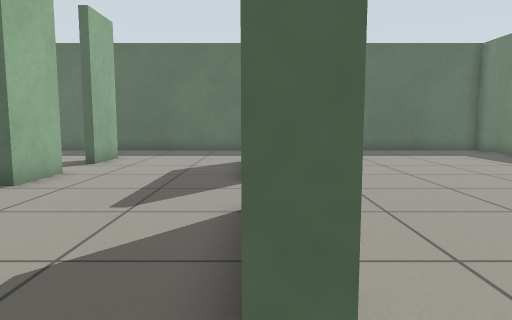
View 1 (above)

17 first-person views from a walk through a Gazebo world. The camera is 0.69 m above the floor, tilts 6° down and sees 70° across. The floor is counted in squares, 0.5 m on a side. Each view is taken from the middle of a square. On the plan, view 1 faces up. The plan holds only what a view shows up to about 15 squares ahead; the rest is blank.

View 2
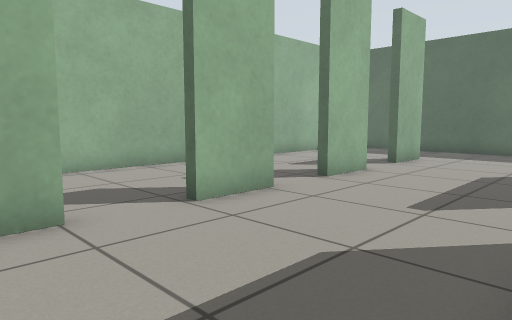

View 3
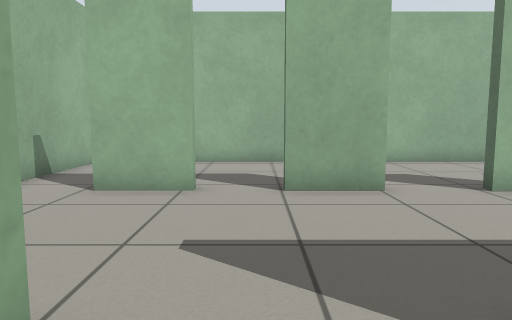

View 4
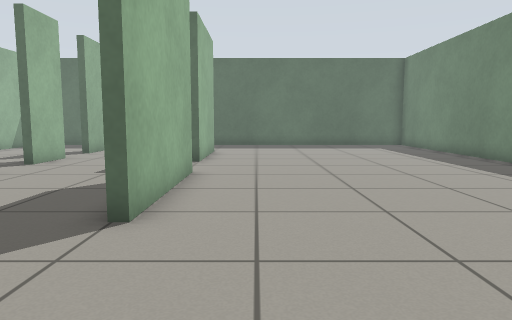

View 5
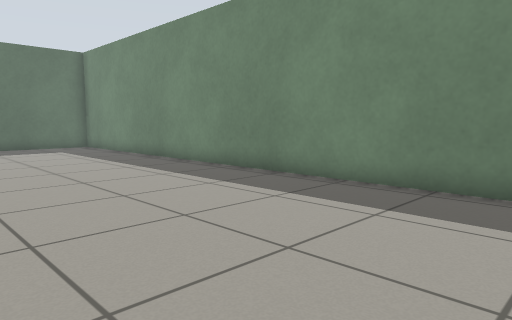

View 6
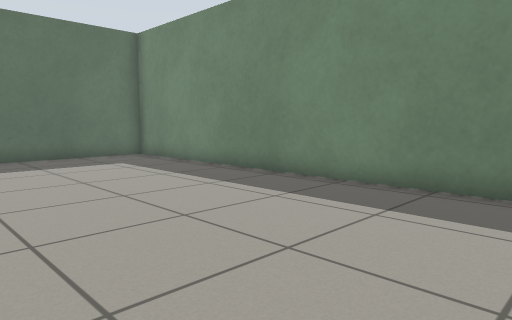

View 7
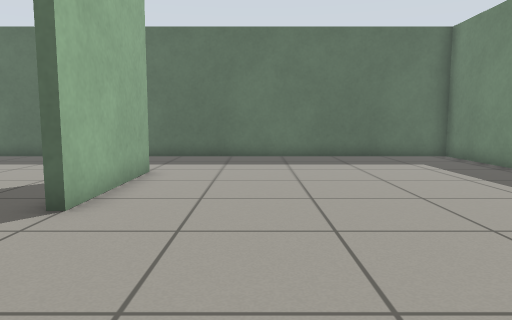

View 8
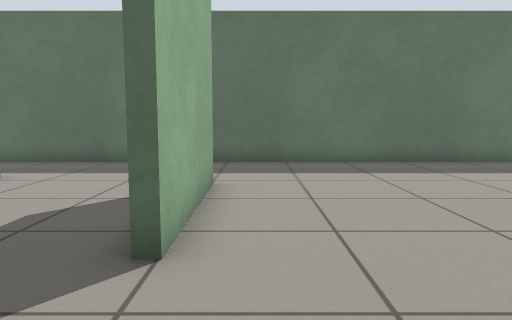

View 9
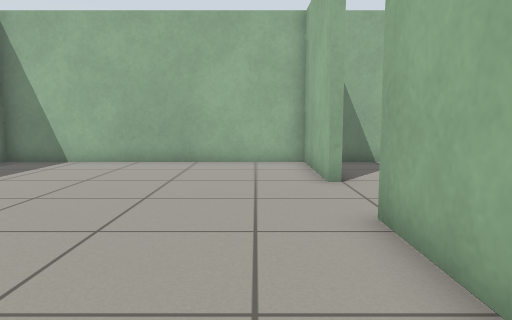

View 10
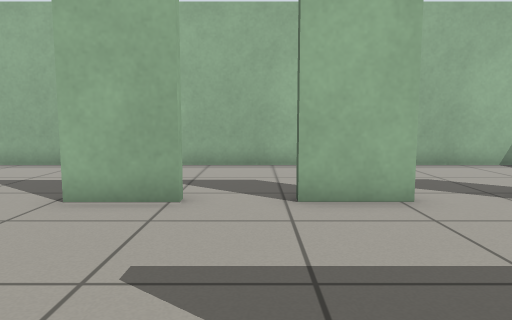

View 11
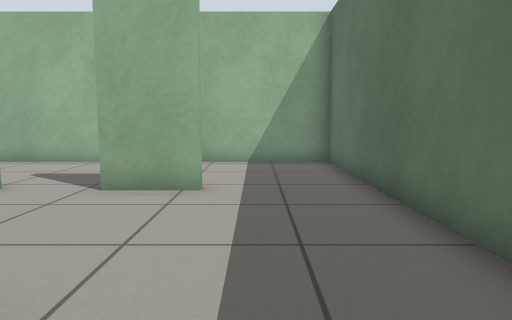

View 12
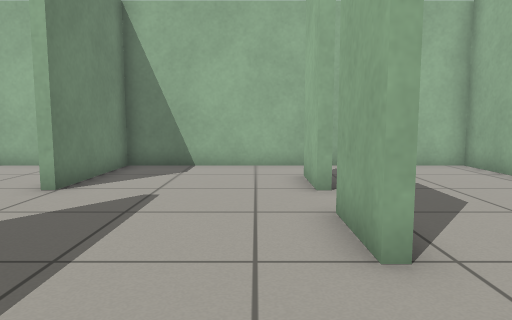

View 13
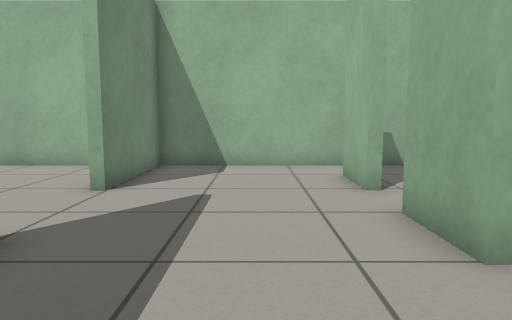

View 14
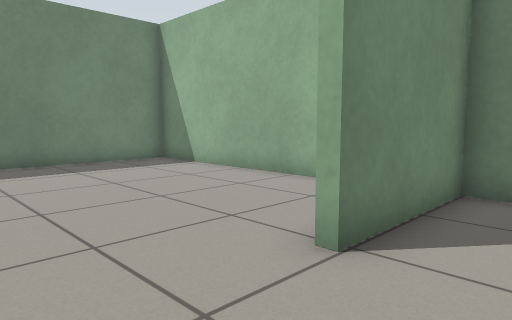

View 15
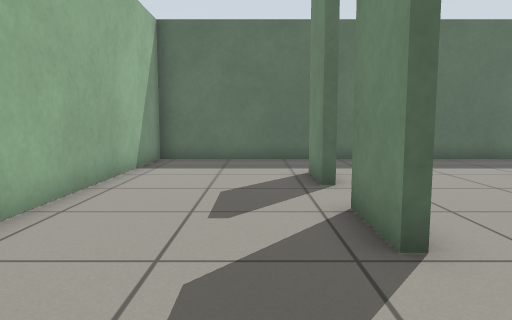

View 16
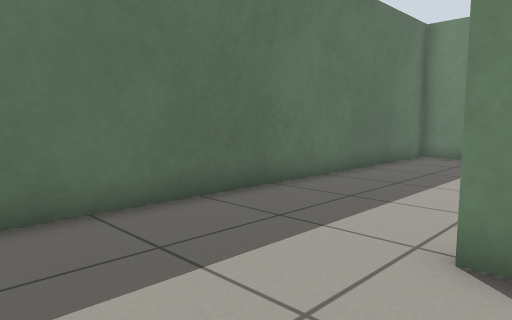

View 17
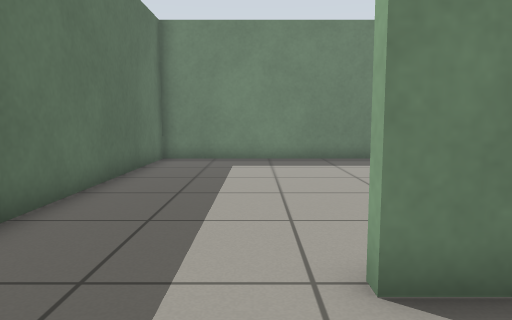

### Floor plan
Ten units are one square. View 1 is at (0, 0); x grows to the right and y downward. Boxes are objects, and circles mark ways between rooms. Rooms are numbered by the first view taken in them; rooms with no view inside come last. Other rooms are left out.
<svg viewBox="-110 -180 221 249">
<path fill="none" stroke="#000" d="M-52 -58 -52 -36M-55 -76 -55 -98M-52 -98 -52 -76M-56 -16 -52 -16 -52 4 -56 4M-55 -119 -55 -139M3 -9 -1 -9M-105 -9 -105 64 0 64 0 22M-2 -119 -2 -131M-52 -140 -52 -119M-56 23 -52 23 -52 44M4 -175 -105 -175 -105 -31M3 -60 3 -9M1 -131 1 -85M3 22 3 64 106 64 106 -175 4 -175"/>
<circle cx="0" cy="-155" r="3" fill="#2a7"/>
<circle cx="0" cy="-70" r="3" fill="#2a7"/>
<circle cx="0" cy="10" r="3" fill="#2a7"/>
<text x="-50" y="-60">1</text>
<text x="50" y="-60">2</text>
</svg>
Room 1 opens to room 2.

Where each view was taken, in squares from view 1:
view 1: 0 up, 0 right, facing up
view 2: 0 up, 0 right, facing up-left
view 3: 1 down, 2 right, facing left
view 4: 4 down, 2 right, facing up
view 5: 3 down, 3 right, facing up-right
view 6: 3 up, 3 right, facing up-right
view 7: 3 up, 3 right, facing up
view 8: 5 up, 1 right, facing up
view 9: 6 up, 2 right, facing down
view 10: 7 up, 1 right, facing left
view 11: 15 up, 2 right, facing left
view 12: 5 up, 4 left, facing down
view 13: 5 up, 3 left, facing down
view 14: 1 up, 2 left, facing down-right
view 15: 4 up, 7 left, facing up
view 16: 12 up, 4 left, facing up-right
view 17: 14 up, 3 left, facing right
